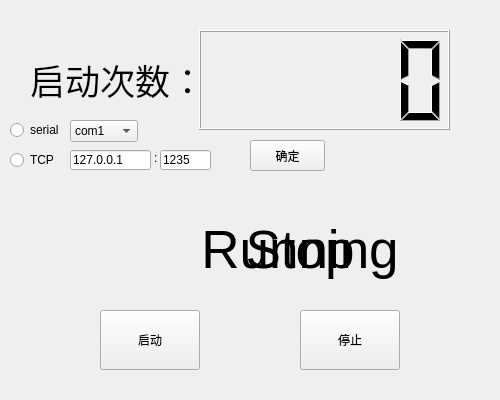
<?xml version="1.0" encoding="UTF-8"?>
<ui version="4.0">
 <class>Form</class>
 <widget class="QWidget" name="Form">
  <property name="geometry">
   <rect>
    <x>0</x>
    <y>0</y>
    <width>500</width>
    <height>400</height>
   </rect>
  </property>
  <property name="minimumSize">
   <size>
    <width>500</width>
    <height>400</height>
   </size>
  </property>
  <property name="maximumSize">
   <size>
    <width>500</width>
    <height>400</height>
   </size>
  </property>
  <property name="windowTitle">
   <string>ModbusMaster</string>
  </property>
  <widget class="QPushButton" name="btn1">
   <property name="geometry">
    <rect>
     <x>100</x>
     <y>310</y>
     <width>100</width>
     <height>60</height>
    </rect>
   </property>
   <property name="text">
    <string>启动</string>
   </property>
  </widget>
  <widget class="QPushButton" name="btn2">
   <property name="geometry">
    <rect>
     <x>300</x>
     <y>310</y>
     <width>100</width>
     <height>60</height>
    </rect>
   </property>
   <property name="text">
    <string>停止</string>
   </property>
   <property name="autoRepeatInterval">
    <number>100</number>
   </property>
  </widget>
  <widget class="QLabel" name="label">
   <property name="geometry">
    <rect>
     <x>150</x>
     <y>200</y>
     <width>300</width>
     <height>100</height>
    </rect>
   </property>
   <property name="sizePolicy">
    <sizepolicy hsizetype="Preferred" vsizetype="Preferred">
     <horstretch>0</horstretch>
     <verstretch>0</verstretch>
    </sizepolicy>
   </property>
   <property name="font">
    <font>
     <pointsize>40</pointsize>
    </font>
   </property>
   <property name="text">
    <string>Running</string>
   </property>
   <property name="alignment">
    <set>Qt::AlignCenter</set>
   </property>
  </widget>
  <widget class="QLabel" name="label_2">
   <property name="enabled">
    <bool>true</bool>
   </property>
   <property name="geometry">
    <rect>
     <x>150</x>
     <y>200</y>
     <width>300</width>
     <height>100</height>
    </rect>
   </property>
   <property name="font">
    <font>
     <pointsize>40</pointsize>
    </font>
   </property>
   <property name="autoFillBackground">
    <bool>false</bool>
   </property>
   <property name="text">
    <string>Stop</string>
   </property>
   <property name="alignment">
    <set>Qt::AlignCenter</set>
   </property>
  </widget>
  <widget class="QLCDNumber" name="lcdNumber">
   <property name="geometry">
    <rect>
     <x>199</x>
     <y>30</y>
     <width>251</width>
     <height>100</height>
    </rect>
   </property>
   <property name="toolTipDuration">
    <number>-1</number>
   </property>
   <property name="smallDecimalPoint">
    <bool>false</bool>
   </property>
   <property name="intValue" stdset="0">
    <number>0</number>
   </property>
  </widget>
  <widget class="QLabel" name="label_3">
   <property name="geometry">
    <rect>
     <x>30</x>
     <y>30</y>
     <width>161</width>
     <height>100</height>
    </rect>
   </property>
   <property name="font">
    <font>
     <pointsize>26</pointsize>
    </font>
   </property>
   <property name="text">
    <string>启动次数：</string>
   </property>
  </widget>
  <widget class="QLabel" name="label_4">
   <property name="geometry">
    <rect>
     <x>60</x>
     <y>210</y>
     <width>85</width>
     <height>80</height>
    </rect>
   </property>
   <property name="focusPolicy">
    <enum>Qt::NoFocus</enum>
   </property>
   <property name="contextMenuPolicy">
    <enum>Qt::DefaultContextMenu</enum>
   </property>
   <property name="layoutDirection">
    <enum>Qt::LeftToRight</enum>
   </property>
   <property name="autoFillBackground">
    <bool>false</bool>
   </property>
   <property name="text">
    <string/>
   </property>
   <property name="pixmap">
    <pixmap>img/R.png</pixmap>
   </property>
   <property name="scaledContents">
    <bool>true</bool>
   </property>
  </widget>
  <widget class="QLabel" name="label_5">
   <property name="geometry">
    <rect>
     <x>60</x>
     <y>210</y>
     <width>85</width>
     <height>80</height>
    </rect>
   </property>
   <property name="text">
    <string/>
   </property>
   <property name="pixmap">
    <pixmap>img/G.png</pixmap>
   </property>
   <property name="scaledContents">
    <bool>true</bool>
   </property>
  </widget>
  <widget class="QRadioButton" name="radioButton">
   <property name="geometry">
    <rect>
     <x>10</x>
     <y>120</y>
     <width>95</width>
     <height>20</height>
    </rect>
   </property>
   <property name="text">
    <string>serial</string>
   </property>
  </widget>
  <widget class="QRadioButton" name="radioButton_2">
   <property name="geometry">
    <rect>
     <x>10</x>
     <y>150</y>
     <width>95</width>
     <height>20</height>
    </rect>
   </property>
   <property name="text">
    <string>TCP</string>
   </property>
  </widget>
  <widget class="QLineEdit" name="lineEdit">
   <property name="geometry">
    <rect>
     <x>70</x>
     <y>150</y>
     <width>81</width>
     <height>20</height>
    </rect>
   </property>
   <property name="text">
    <string>127.0.0.1</string>
   </property>
  </widget>
  <widget class="QComboBox" name="comboBox">
   <property name="geometry">
    <rect>
     <x>70</x>
     <y>120</y>
     <width>68</width>
     <height>22</height>
    </rect>
   </property>
   <item>
    <property name="text">
     <string>com1</string>
    </property>
   </item>
   <item>
    <property name="text">
     <string>com2</string>
    </property>
   </item>
   <item>
    <property name="text">
     <string>com3</string>
    </property>
   </item>
   <item>
    <property name="text">
     <string>com4</string>
    </property>
   </item>
   <item>
    <property name="text">
     <string>com5</string>
    </property>
   </item>
   <item>
    <property name="text">
     <string>com6</string>
    </property>
   </item>
  </widget>
  <widget class="QPushButton" name="pushButton">
   <property name="geometry">
    <rect>
     <x>250</x>
     <y>140</y>
     <width>75</width>
     <height>31</height>
    </rect>
   </property>
   <property name="text">
    <string>确定</string>
   </property>
  </widget>
  <widget class="QLineEdit" name="lineEdit_2">
   <property name="geometry">
    <rect>
     <x>160</x>
     <y>150</y>
     <width>51</width>
     <height>20</height>
    </rect>
   </property>
   <property name="text">
    <string>1235</string>
   </property>
  </widget>
  <widget class="QLabel" name="label_6">
   <property name="geometry">
    <rect>
     <x>154</x>
     <y>150</y>
     <width>21</width>
     <height>16</height>
    </rect>
   </property>
   <property name="text">
    <string>:</string>
   </property>
  </widget>
 </widget>
 <resources/>
 <connections>
  <connection>
   <sender>radioButton</sender>
   <signal>pressed()</signal>
   <receiver>lineEdit</receiver>
   <slot>hide()</slot>
   <hints>
    <hint type="sourcelabel">
     <x>57</x>
     <y>119</y>
    </hint>
    <hint type="destinationlabel">
     <x>136</x>
     <y>119</y>
    </hint>
   </hints>
  </connection>
  <connection>
   <sender>radioButton_2</sender>
   <signal>pressed()</signal>
   <receiver>lineEdit</receiver>
   <slot>show()</slot>
   <hints>
    <hint type="sourcelabel">
     <x>57</x>
     <y>149</y>
    </hint>
    <hint type="destinationlabel">
     <x>136</x>
     <y>119</y>
    </hint>
   </hints>
  </connection>
  <connection>
   <sender>radioButton</sender>
   <signal>pressed()</signal>
   <receiver>comboBox</receiver>
   <slot>show()</slot>
   <hints>
    <hint type="sourcelabel">
     <x>57</x>
     <y>119</y>
    </hint>
    <hint type="destinationlabel">
     <x>133</x>
     <y>150</y>
    </hint>
   </hints>
  </connection>
  <connection>
   <sender>radioButton_2</sender>
   <signal>pressed()</signal>
   <receiver>comboBox</receiver>
   <slot>hide()</slot>
   <hints>
    <hint type="sourcelabel">
     <x>57</x>
     <y>149</y>
    </hint>
    <hint type="destinationlabel">
     <x>133</x>
     <y>150</y>
    </hint>
   </hints>
  </connection>
  <connection>
   <sender>radioButton</sender>
   <signal>pressed()</signal>
   <receiver>label_6</receiver>
   <slot>hide()</slot>
   <hints>
    <hint type="sourcelabel">
     <x>57</x>
     <y>119</y>
    </hint>
    <hint type="destinationlabel">
     <x>170</x>
     <y>147</y>
    </hint>
   </hints>
  </connection>
  <connection>
   <sender>radioButton</sender>
   <signal>pressed()</signal>
   <receiver>lineEdit_2</receiver>
   <slot>hide()</slot>
   <hints>
    <hint type="sourcelabel">
     <x>57</x>
     <y>119</y>
    </hint>
    <hint type="destinationlabel">
     <x>190</x>
     <y>149</y>
    </hint>
   </hints>
  </connection>
  <connection>
   <sender>radioButton_2</sender>
   <signal>pressed()</signal>
   <receiver>lineEdit_2</receiver>
   <slot>show()</slot>
   <hints>
    <hint type="sourcelabel">
     <x>57</x>
     <y>149</y>
    </hint>
    <hint type="destinationlabel">
     <x>190</x>
     <y>149</y>
    </hint>
   </hints>
  </connection>
  <connection>
   <sender>radioButton_2</sender>
   <signal>pressed()</signal>
   <receiver>label_6</receiver>
   <slot>show()</slot>
   <hints>
    <hint type="sourcelabel">
     <x>57</x>
     <y>149</y>
    </hint>
    <hint type="destinationlabel">
     <x>170</x>
     <y>147</y>
    </hint>
   </hints>
  </connection>
 </connections>
</ui>
